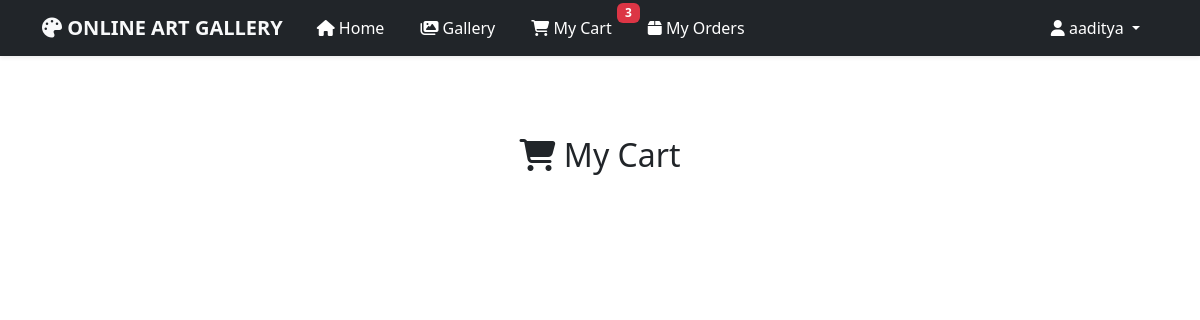
/my_cart/ (signed in), run on an earlier commit of the app's database.
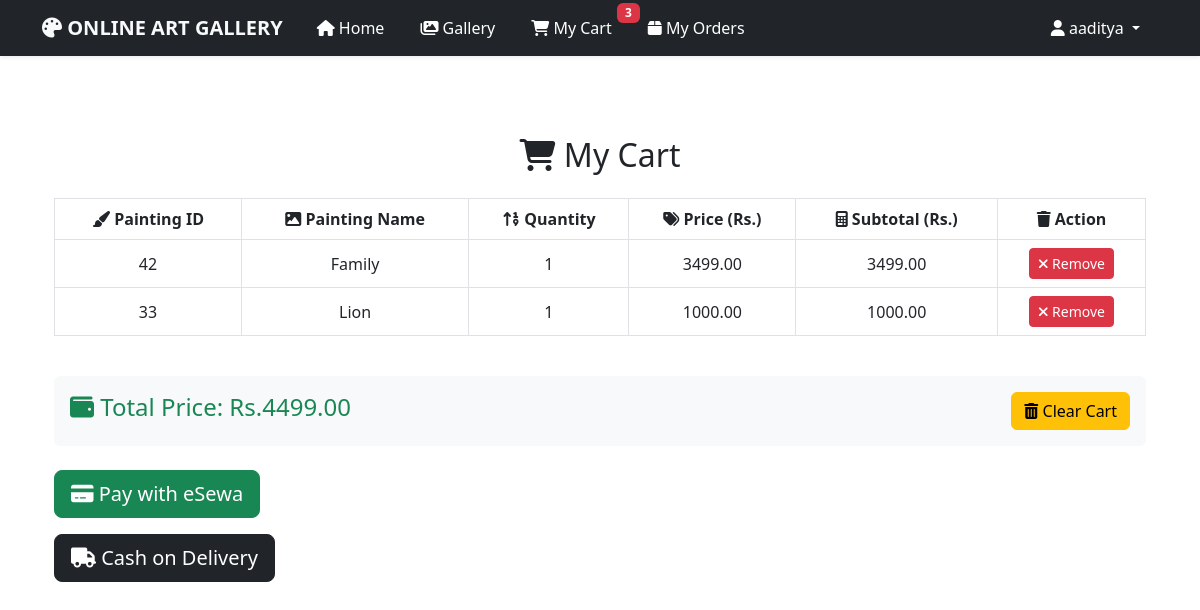
And on a later commit of the database.
### gallery_app/models.py (models this page shows, shortened)
class CartItem(models.Model):
    user = models.ForeignKey(User, on_delete=models.CASCADE, related_name="cart")
    painting = models.ForeignKey('Painting', on_delete=models.CASCADE)
    quantity = models.PositiveIntegerField(default=1)
    added_at = models.DateTimeField(auto_now_add=True)
    STATUS_CHOICES = [
        ("unpaid", "Unpaid"),
        ("unpaid(COD)", "Unpaid(COD)"),
        ("paid", "Paid"),
    ]
    DELIVERY_CHOICES = [
        ("pending", "Pending"),
        ("completed", "Completed"),
    ]
    status = models.CharField(max_length=12, choices=STATUS_CHOICES, default="unpaid")
    delivery = models.CharField(max_length=10, choices=DELIVERY_CHOICES, default="pending")

class Painting(models.Model):
    CATEGORY_CHOICES = [
        ("Bookmark", "Bookmark"),
        ("Landscape", "Landscape"),
        ("Portrait", "Portrait"),
        ("Sketch", "Sketch"),
    ]
    FACE_CHOICES = [(i, str(i)) for i in range(1, 4)]  # Allow 1 to 3 faces
    name = models.CharField(max_length=200)
    canvas_size = models.CharField(max_length=100)  # E.g., "12x16 inches"
    photo = models.ImageField(upload_to='media/paintings/')
    category = models.CharField(max_length=10, choices=CATEGORY_CHOICES, default="Bookmark")
    faces = models.IntegerField(choices=FACE_CHOICES, blank=True, null=True)  # Optional unless Portrait
    price = models.DecimalField(max_digits=10, decimal_places=2)
    released_date = models.DateField()

### gallery_app/views.py (the view)
# urls.py: path('my_cart/', my_cart, name='my_cart'),
@login_required(login_url='/auth/login/')
def my_cart(request):
    cart_items = CartItem.objects.filter(user=request.user, status="unpaid")
    total_price = sum(item.painting.price * item.quantity for item in cart_items)
    secret_key = "8gBm/:&EnhH.1/q"
    uid = uuid.uuid4()
    message = f"total_amount={total_price},transaction_uuid={uid},product_code=EPAYTEST"
    hmac_sha256 = hmac.new(secret_key.encode(), message.encode(), hashlib.sha256)
    digest = hmac_sha256.digest()
    signature = base64.b64encode(digest).decode('utf-8')
    context = {
        'cart_items': cart_items,
        'total_price': total_price,
        "uuid": uid,
        "signature": signature,
    }
    return render(request, 'my_cart.html', context)

### gallery_app/templates/my_cart.html (shortened to what this page needs)
{% extends 'base.html' %}
{% block content %}
<div class="container my-5">
    <h2 class="text-center mb-4"><i class="fas fa-shopping-cart"></i> My Cart</h2>
    {% if cart_items %}
    <div class="table-responsive">
        <table class="table table-bordered table-hover text-center">
            <thead class="thead-dark bg-secondary text-light">
                <tr>
                    <th><i class="fas fa-paint-brush"></i> Painting ID</th>
                    <th><i class="fas fa-image"></i> Painting Name</th>
                    <th><i class="fas fa-sort-numeric-up"></i> Quantity</th>
                    <th><i class="fas fa-tags"></i> Price (Rs.)</th>
                    <th><i class="fas fa-calculator"></i> Subtotal (Rs.)</th>
                    <th><i class="fas fa-trash"></i> Action</th>
                </tr>
            </thead>
            <tbody>
                {% for item in cart_items %}
                <tr>
                    <td class="align-middle">{{ item.painting.id }}</td>
                    <td class="align-middle">{{ item.painting.name }}</td>
                    <td class="align-middle">{{ item.quantity }}</td>
                    <td class="align-middle">{{ item.painting.price|floatformat:2 }}</td>
                    <td class="align-middle">{{ item.painting.price|floatformat:2|floatformat:2 }}</td>
                    <td class="align-middle">
                        <a href="{% url 'remove_from_cart' item.id %}" class="btn btn-danger btn-sm">
                            <i class="fas fa-times"></i> Remove
                        </a>
                    </td>
                </tr>
                {% endfor %}
            </tbody>
        </table>
    </div>
    <div class="d-flex justify-content-between align-items-center mt-4 p-3 bg-light rounded">
        <h4 class="text-success"><i class="fas fa-wallet"></i> Total Price: Rs.{{ total_price|floatformat:2 }}</h4>
        <a href="{% url 'clear_cart' %}" class="btn btn-warning">
            <i class="fas fa-trash-alt"></i> Clear Cart
        </a>
    </div>
    <div class="mt-4">
        <form action="https://rc-epay.esewa.com.np/api/epay/main/v2/form" method="POST">
            <button class="btn btn-success btn-lg btn-block" type="submit">
                <i class="fas fa-credit-card"></i> Pay with eSewa
            </button>
        </form>
    </div>
    <div class="mt-3">
        <form action="{% url 'cod_checkout' %}" method="POST">
            <button class="btn btn-dark btn-lg btn-block" type="submit">
                <i class="fas fa-truck"></i> Cash on Delivery
            </button>
        </form>
    </div>
    {% else %}
    <div class="alert alert-info text-center mt-4">
        <p><i class="fas fa-shopping-bag"></i> Your cart is empty.</p>
    </div>
    {% endif %}
</div>
{% endblock %}

What changed in the data, as far as the page shows it:
added CartItem: painting.id "42", painting.name "Family", quantity "1", painting.price "3499.00"
added CartItem: painting.id "33", painting.name "Lion", quantity "1", painting.price "1000.00"
Also different on the page:
{{ total_price|floatformat:2 }}: (not shown) → "4499.00"
text now shown: "Painting ID Painting Name Quantity Price (Rs.) Subtotal (Rs.) Action Total Price: Rs. Clear Cart Pay with eSewa Cash on Delivery"
